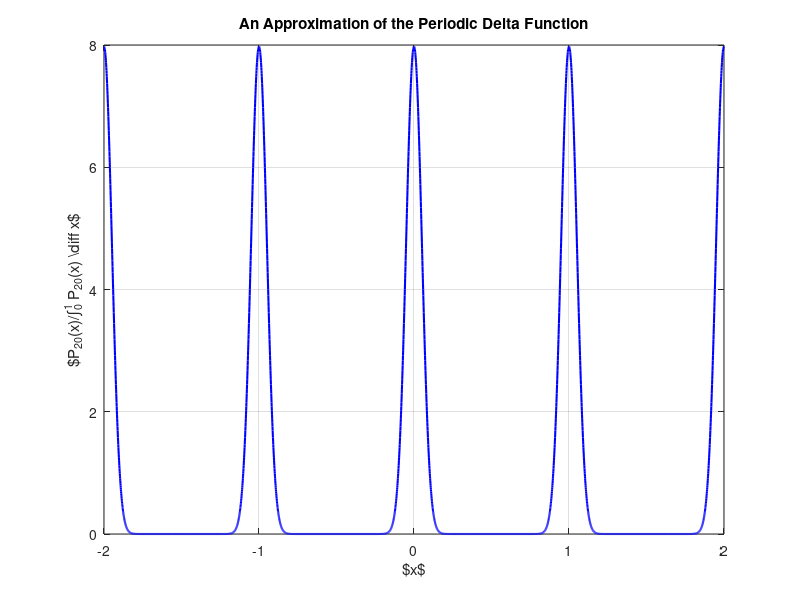

MATLAB code to generate this figure:


quad_options("absolute tolerance",eps);
c = quad(@(x) power( 1 + cos(2.*pi.*x), 20), 0, 1);

z = -2:0.001:2;

y = (1+cos(2*pi.*z)).^20;
hf = figure(1);
clf;
plot(z,y./c,'b-','LineWidth',1.5)
%
xlabel('$x$');
ylabel('$P_{20}(x)/\int_0^1 P_{20}(x) \diff x$');
title('An Approximation of the Periodic Delta Function');
grid on;
printstr = strcat('OUT/DiracComb20');
%  exportgraphics(gca, printstr)
print(hf,printstr,'-dpdflatex')
